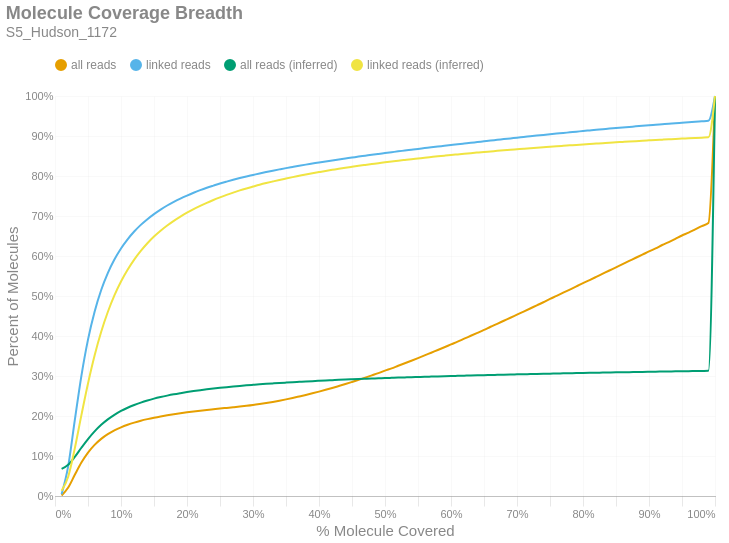

Notebook code for this chart:
### Markdown cell above
### Molecule Read Coverage
This chart shows molecule coverage breadth as computed by the number of bases aligned to that molecule. In other words, "*how much of each unique long molecule is actually sequenced/aligned?*" Keep in mind there is a distinction between sequences and alignments, since some sequences belonging to a particular molecule may not align well and wouldn't appear in the alignment data. This chart also shows molecule coverage breadth as computed by the *inferred fragment* from which the aligned sequences originate. Unlike read coverage, this calculation takes into account the total insert size, including unsequenced gaps between the forward and reverse reads. Like the previous figures, these are cumulative percents.

### Code cell
if SKIPLR:
    print_html(f"Skipped")
else:
    binned_df = consolidated_hist(valids['coverage_bp'], mask, 0.01, True)
    binned_df_inf = consolidated_hist(valids['coverage_inserts'], mask, 0.01, True)
    binned_df = binned_df.with_columns(pl.lit(binned_df_inf['all reads (cumsum)']).alias('all reads (inferred)'))
    binned_df = binned_df.with_columns(pl.lit(binned_df_inf['linked reads (cumsum)']).alias('linked reads (inferred)'))
    binned_df = binned_df.with_columns(
        (pl.col('bin').cast(pl.Float64) + 0.01).alias('right_edge')
    )

    with SafeRender(binned_df):
        (
            density_plot(binned_df, 'Molecule Coverage Breadth', samplename, 'molcov', ['all reads (inferred)','linked reads (inferred)'])
            .encode(
                #x=alt.X('bin:Q', title="% Molecule Covered").axis(format = '%').scale(padding=0),
                x=alt.X('right_edge:Q', title="% Molecule Covered").axis(format='%').scale(padding=0),
                y=alt.Y('value:Q', title='Percent of Molecules')
                    .axis(format='%')
                    .stack(False)
                    .scale(domainMin=0, padding=0),
                color=alt.Color("key:N").scale(domain = ["all reads", "linked reads", "all reads (inferred)", "linked reads (inferred)"]),
                tooltip = [
                    alt.Tooltip("key:N", title = "Data Type"),
                    alt.Tooltip("range_label:N", title="% Molecule Covered"),
                    alt.Tooltip("value:Q", format = ".2%", title="% Molecules")
                ]
            )
        ).display()

### Figure 1 — Vega-Lite specification as saved in the notebook (floating-point values rounded to 4 significant figures)
{"width": "container", "height": 400, "config": {"title": {"anchor": "start", "dy": -15, "fontSize": 18, "color": "#888888", "subtitleColor": "#888888", "subtitleFontSize": 14}, "arc": {"fill": "#0072B2"}, "axis": {"domainColor": "#888888", "domainWidth": 0.5, "gridWidth": 0.2, "grid": false, "titleFontWeight": 400, "titleFontSize": 15, "labelFontSize": 11, "labelColor": "#888888", "tickColor": "#888888", "tickWidth": 0.2, "titleColor": "#888888"}, "axisBand": {"grid": false}, "axisX": {"grid": true, "tickSize": 10, "domainCap": "round"}, "axisY": {"domain": false, "grid": true, "tickSize": 0, "domainCap": "round"}, "background": "transparent", "header": {"labelFontSize": 15, "labelColor": "#888888", "titleFontSize": 15, "titleFontWeight": 600, "titleColor": "#888888"}, "legend": {"labelFont": "sans-serif", "labelFontSize": 12, "labelColor": "#888888", "symbolSize": 100, "symbolType": "circle", "titleFontSize": 12, "titlePadding": 10, "titleColor": "#888888", "title": null, "orient": "top"}, "range": {"category": ["#E69F00", "#56B4E9", "#009E73", "#F0E442", "#0072B2", "#D55E00", "#CC79A7", "#000000"], "diverging": ["#cfe8f3", "#a2d4ec", "#73bfe2", "#46abdb", "#1696d2", "#12719e"]}, "area": {"fill": "#0072B2", "fillOpacity": 0.7, "line": true, "strokeOpacity": 0.7}, "line": {"color": "#0072B2", "stroke": "#0072B2", "strokeWidth": 2}, "trail": {"color": "#0072B2", "stroke": "#0072B2", "strokeWidth": 0, "size": 1}, "point": {"filled": true, "fillOpacity": 1.0, "size": 95}, "text": {"color": "#888888", "fontSize": 11, "align": "right", "fontWeight": 400, "size": 11}, "bar": {"fill": "#0072B2", "stroke": null}, "view": {"stroke": null, "continuousWidth": 660, "continuousHeight": 400}}, "data": {"name": "data-3058ba21db53d77846db0041700e6c96"}, "mark": {"type": "line", "interpolate": "monotone", "point": {"opacity": 0, "size": 275}}, "encoding": {"color": {"field": "key", "scale": {"domain": ["all reads", "linked reads", "all reads (inferred)", "linked reads (inferred)"]}, "type": "nominal"}, "tooltip": [{"field": "key", "title": "Data Type", "type": "nominal"}, {"field": "range_label", "title": "% Molecule Covered", "type": "nominal"}, {"field": "value", "format": ".2%", "title": "% Molecules", "type": "quantitative"}], "x": {"axis": {"format": "%"}, "field": "right_edge", "scale": {"padding": 0}, "title": "% Molecule Covered", "type": "quantitative"}, "y": {"axis": {"format": "%"}, "field": "value", "scale": {"domainMin": 0, "padding": 0}, "stack": false, "title": "Percent of Molecules", "type": "quantitative"}}, "params": [{"name": "param_c36ac31b6afebe62", "select": {"type": "point", "fields": ["key"]}, "bind": "legend"}], "title": {"text": "Molecule Coverage Breadth", "subtitle": "S5_Hudson_1172"}, "transform": [{"fold": ["all reads (cumsum)", "linked reads (cumsum)", "all reads (inferred)", "linked reads (inferred)"]}, {"calculate": "replace(datum.key, ' (cumsum)', '')", "as": "key"}, {"filter": {"param": "param_c36ac31b6afebe62"}}], "usermeta": {"embedOptions": {"downloadFileName": "S5_Hudson_1172.molcov"}}, "$schema": "https://vega.github.io/schema/vega-lite/v6.1.0.json", "datasets": {"data-3058ba21db53d77846db0041700e6c96": [{"bin": "0.0", "interval": "0.0-0.01", "all reads": 0.001384, "linked reads": 0.004323, "all reads (cumsum)": 0.001384, "linked reads (cumsum)": 0.004323, "range_label": "0.0-0.01", "all reads (inferred)": 0.06789, "linked reads (inferred)": 0.01299, "right_edge": 0.01}, {"bin": "0.01", "interval": "0.01-0.02", "all reads": 0.01974, "linked reads": 0.07031, "all reads (cumsum)": 0.02113, "linked reads (cumsum)": 0.07464, "range_label": "0.01-0.02", "all reads (inferred)": 0.07799, "linked reads (inferred)": 0.04814, "right_edge": 0.02}, {"bin": "0.02", "interval": "0.02-0.03", "all reads": 0.03184, "linked reads": 0.1149, "all reads (cumsum)": 0.05296, "linked reads (cumsum)": 0.1896, "range_label": "0.02-0.03", "all reads (inferred)": 0.0977, "linked reads (inferred)": 0.119, "right_edge": 0.03}, {"bin": "0.03", "interval": "0.03-0.04", "all reads": 0.03065, "linked reads": 0.1109, "all reads (cumsum)": 0.08361, "linked reads (cumsum)": 0.3005, "range_label": "0.03-0.04", "all reads (inferred)": 0.1206, "linked reads (inferred)": 0.2022, "right_edge": 0.04}, {"bin": "0.04", "interval": "0.04-0.05", "all reads": 0.02494, "linked reads": 0.09037, "all reads (cumsum)": 0.1085, "linked reads (cumsum)": 0.3909, "range_label": "0.04-0.05", "all reads (inferred)": 0.1425, "linked reads (inferred)": 0.2814, "right_edge": 0.05}, {"bin": "0.05", "interval": "0.05-0.06", "all reads": 0.01931, "linked reads": 0.06984, "all reads (cumsum)": 0.1279, "linked reads (cumsum)": 0.4607, "range_label": "0.05-0.06", "all reads (inferred)": 0.1617, "linked reads (inferred)": 0.3513, "right_edge": 0.06}, {"bin": "0.06", "interval": "0.06-0.07", "all reads": 0.015, "linked reads": 0.05427, "all reads (cumsum)": 0.1429, "linked reads (cumsum)": 0.515, "range_label": "0.06-0.07", "all reads (inferred)": 0.178, "linked reads (inferred)": 0.4106, "right_edge": 0.07}, {"bin": "0.07", "interval": "0.07-0.08", "all reads": 0.0117, "linked reads": 0.04224, "all reads (cumsum)": 0.1546, "linked reads (cumsum)": 0.5572, "range_label": "0.07-0.08", "all reads (inferred)": 0.1915, "linked reads (inferred)": 0.46, "right_edge": 0.08}, {"bin": "0.08", "interval": "0.08-0.09", "all reads": 0.009393, "linked reads": 0.03391, "all reads (cumsum)": 0.1639, "linked reads (cumsum)": 0.5911, "range_label": "0.08-0.09", "all reads (inferred)": 0.203, "linked reads (inferred)": 0.5017, "right_edge": 0.09}, {"bin": "0.09", "interval": "0.09-0.1", "all reads": 0.007702, "linked reads": 0.0277, "all reads (cumsum)": 0.1716, "linked reads (cumsum)": 0.6188, "range_label": "0.09-0.1", "all reads (inferred)": 0.2125, "linked reads (inferred)": 0.5364, "right_edge": 0.1}, {"bin": "0.1", "interval": "0.1-0.11", "all reads": 0.006382, "linked reads": 0.02284, "all reads (cumsum)": 0.178, "linked reads (cumsum)": 0.6417, "range_label": "0.1-0.11", "all reads (inferred)": 0.2206, "linked reads (inferred)": 0.5656, "right_edge": 0.11}, {"bin": "0.11", "interval": "0.11-0.12", "all reads": 0.005436, "linked reads": 0.01945, "all reads (cumsum)": 0.1835, "linked reads (cumsum)": 0.6611, "range_label": "0.11-0.12", "all reads (inferred)": 0.2276, "linked reads (inferred)": 0.5911, "right_edge": 0.12}, {"bin": "0.12", "interval": "0.12-0.13", "all reads": 0.004671, "linked reads": 0.01666, "all reads (cumsum)": 0.1881, "linked reads (cumsum)": 0.6778, "range_label": "0.12-0.13", "all reads (inferred)": 0.2335, "linked reads (inferred)": 0.6128, "right_edge": 0.13}, {"bin": "0.13", "interval": "0.13-0.14", "all reads": 0.004001, "linked reads": 0.01427, "all reads (cumsum)": 0.1921, "linked reads (cumsum)": 0.6921, "range_label": "0.13-0.14", "all reads (inferred)": 0.2388, "linked reads (inferred)": 0.6318, "right_edge": 0.14}, {"bin": "0.14", "interval": "0.14-0.15", "all reads": 0.003588, "linked reads": 0.01274, "all reads (cumsum)": 0.1957, "linked reads (cumsum)": 0.7048, "range_label": "0.14-0.15", "all reads (inferred)": 0.2434, "linked reads (inferred)": 0.6486, "right_edge": 0.15}, {"bin": "0.15", "interval": "0.15-0.16", "all reads": 0.003221, "linked reads": 0.01132, "all reads (cumsum)": 0.1989, "linked reads (cumsum)": 0.7161, "range_label": "0.15-0.16", "all reads (inferred)": 0.2474, "linked reads (inferred)": 0.6631, "right_edge": 0.16}, {"bin": "0.16", "interval": "0.16-0.17", "all reads": 0.002909, "linked reads": 0.01015, "all reads (cumsum)": 0.2019, "linked reads (cumsum)": 0.7263, "range_label": "0.16-0.17", "all reads (inferred)": 0.251, "linked reads (inferred)": 0.6761, "right_edge": 0.17}, {"bin": "0.17", "interval": "0.17-0.18", "all reads": 0.002618, "linked reads": 0.009005, "all reads (cumsum)": 0.2045, "linked reads (cumsum)": 0.7353, "range_label": "0.17-0.18", "all reads (inferred)": 0.2542, "linked reads (inferred)": 0.6879, "right_edge": 0.18}, {"bin": "0.18", "interval": "0.18-0.19", "all reads": 0.002415, "linked reads": 0.008264, "all reads (cumsum)": 0.2069, "linked reads (cumsum)": 0.7435, "range_label": "0.18-0.19", "all reads (inferred)": 0.2571, "linked reads (inferred)": 0.6984, "right_edge": 0.19}, {"bin": "0.19", "interval": "0.19-0.2", "all reads": 0.002226, "linked reads": 0.007511, "all reads (cumsum)": 0.2091, "linked reads (cumsum)": 0.751, "range_label": "0.19-0.2", "all reads (inferred)": 0.2598, "linked reads (inferred)": 0.7082, "right_edge": 0.2}, {"bin": "0.2", "interval": "0.2-0.21", "all reads": 0.002099, "linked reads": 0.006993, "all reads (cumsum)": 0.2112, "linked reads (cumsum)": 0.758, "range_label": "0.2-0.21", "all reads (inferred)": 0.2623, "linked reads (inferred)": 0.7172, "right_edge": 0.21}, {"bin": "0.21", "interval": "0.21-0.22", "all reads": 0.002002, "linked reads": 0.006502, "all reads (cumsum)": 0.2132, "linked reads (cumsum)": 0.7645, "range_label": "0.21-0.22", "all reads (inferred)": 0.2646, "linked reads (inferred)": 0.7253, "right_edge": 0.22}, {"bin": "0.22", "interval": "0.22-0.23", "all reads": 0.001871, "linked reads": 0.005971, "all reads (cumsum)": 0.2151, "linked reads (cumsum)": 0.7705, "range_label": "0.22-0.23", "all reads (inferred)": 0.2667, "linked reads (inferred)": 0.7329, "right_edge": 0.23}, {"bin": "0.23", "interval": "0.23-0.24", "all reads": 0.001768, "linked reads": 0.005431, "all reads (cumsum)": 0.2169, "linked reads (cumsum)": 0.7759, "range_label": "0.23-0.24", "all reads (inferred)": 0.2686, "linked reads (inferred)": 0.74, "right_edge": 0.24}, {"bin": "0.24", "interval": "0.24-0.25", "all reads": 0.001758, "linked reads": 0.005257, "all reads (cumsum)": 0.2186, "linked reads (cumsum)": 0.7812, "range_label": "0.24-0.25", "all reads (inferred)": 0.2704, "linked reads (inferred)": 0.7466, "right_edge": 0.25}, {"bin": "0.25", "interval": "0.25-0.26", "all reads": 0.001649, "linked reads": 0.004767, "all reads (cumsum)": 0.2203, "linked reads (cumsum)": 0.786, "range_label": "0.25-0.26", "all reads (inferred)": 0.2721, "linked reads (inferred)": 0.7528, "right_edge": 0.26}, {"bin": "0.26", "interval": "0.26-0.27", "all reads": 0.001646, "linked reads": 0.004551, "all reads (cumsum)": 0.2219, "linked reads (cumsum)": 0.7905, "range_label": "0.26-0.27", "all reads (inferred)": 0.2737, "linked reads (inferred)": 0.7585, "right_edge": 0.27}, {"bin": "0.27", "interval": "0.27-0.28", "all reads": 0.001699, "linked reads": 0.004301, "all reads (cumsum)": 0.2236, "linked reads (cumsum)": 0.7948, "range_label": "0.27-0.28", "all reads (inferred)": 0.2753, "linked reads (inferred)": 0.764, "right_edge": 0.28}, {"bin": "0.28", "interval": "0.28-0.29", "all reads": 0.001838, "linked reads": 0.004048, "all reads (cumsum)": 0.2254, "linked reads (cumsum)": 0.7989, "range_label": "0.28-0.29", "all reads (inferred)": 0.2766, "linked reads (inferred)": 0.7689, "right_edge": 0.29}, {"bin": "0.29", "interval": "0.29-0.3", "all reads": 0.002041, "linked reads": 0.003741, "all reads (cumsum)": 0.2275, "linked reads (cumsum)": 0.8026, "range_label": "0.29-0.3", "all reads (inferred)": 0.2779, "linked reads (inferred)": 0.7736, "right_edge": 0.3}, {"bin": "0.3", "interval": "0.3-0.31", "all reads": 0.002366, "linked reads": 0.003806, "all reads (cumsum)": 0.2298, "linked reads (cumsum)": 0.8064, "range_label": "0.3-0.31", "all reads (inferred)": 0.2792, "linked reads (inferred)": 0.7781, "right_edge": 0.31}, {"bin": "0.31", "interval": "0.31-0.32", "all reads": 0.002561, "linked reads": 0.0035, "all reads (cumsum)": 0.2324, "linked reads (cumsum)": 0.8099, "range_label": "0.31-0.32", "all reads (inferred)": 0.2803, "linked reads (inferred)": 0.7824, "right_edge": 0.32}, {"bin": "0.32", "interval": "0.32-0.33", "all reads": 0.002842, "linked reads": 0.003353, "all reads (cumsum)": 0.2353, "linked reads (cumsum)": 0.8133, "range_label": "0.32-0.33", "all reads (inferred)": 0.2814, "linked reads (inferred)": 0.7863, "right_edge": 0.33}, {"bin": "0.33", "interval": "0.33-0.34", "all reads": 0.00307, "linked reads": 0.003262, "all reads (cumsum)": 0.2383, "linked reads (cumsum)": 0.8165, "range_label": "0.33-0.34", "all reads (inferred)": 0.2825, "linked reads (inferred)": 0.7901, "right_edge": 0.34}, {"bin": "0.34", "interval": "0.34-0.35", "all reads": 0.003261, "linked reads": 0.003186, "all reads (cumsum)": 0.2416, "linked reads (cumsum)": 0.8197, "range_label": "0.34-0.35", "all reads (inferred)": 0.2835, "linked reads (inferred)": 0.7937, "right_edge": 0.35}, {"bin": "0.35", "interval": "0.35-0.36", "all reads": 0.003424, "linked reads": 0.002954, "all reads (cumsum)": 0.245, "linked reads (cumsum)": 0.8227, "range_label": "0.35-0.36", "all reads (inferred)": 0.2845, "linked reads (inferred)": 0.7971, "right_edge": 0.36}, {"bin": "0.36", "interval": "0.36-0.37", "all reads": 0.003741, "linked reads": 0.002919, "all reads (cumsum)": 0.2487, "linked reads (cumsum)": 0.8256, "range_label": "0.36-0.37", "all reads (inferred)": 0.2854, "linked reads (inferred)": 0.8004, "right_edge": 0.37}, {"bin": "0.37", "interval": "0.37-0.38", "all reads": 0.003816, "linked reads": 0.002825, "all reads (cumsum)": 0.2526, "linked reads (cumsum)": 0.8284, "range_label": "0.37-0.38", "all reads (inferred)": 0.2863, "linked reads (inferred)": 0.8037, "right_edge": 0.38}, {"bin": "0.38", "interval": "0.38-0.39", "all reads": 0.004072, "linked reads": 0.002695, "all reads (cumsum)": 0.2566, "linked reads (cumsum)": 0.8311, "range_label": "0.38-0.39", "all reads (inferred)": 0.2872, "linked reads (inferred)": 0.8069, "right_edge": 0.39}, {"bin": "0.39", "interval": "0.39-0.4", "all reads": 0.004323, "linked reads": 0.002749, "all reads (cumsum)": 0.261, "linked reads (cumsum)": 0.8338, "range_label": "0.39-0.4", "all reads (inferred)": 0.288, "linked reads (inferred)": 0.8098, "right_edge": 0.4}, {"bin": "0.4", "interval": "0.4-0.41", "all reads": 0.004463, "linked reads": 0.002614, "all reads (cumsum)": 0.2654, "linked reads (cumsum)": 0.8365, "range_label": "0.4-0.41", "all reads (inferred)": 0.2888, "linked reads (inferred)": 0.8127, "right_edge": 0.41}, {"bin": "0.41", "interval": "0.41-0.42", "all reads": 0.00462, "linked reads": 0.0025, "all reads (cumsum)": 0.27, "linked reads (cumsum)": 0.839, "range_label": "0.41-0.42", "all reads (inferred)": 0.2896, "linked reads (inferred)": 0.8154, "right_edge": 0.42}, {"bin": "0.42", "interval": "0.42-0.43", "all reads": 0.004878, "linked reads": 0.002474, "all reads (cumsum)": 0.2749, "linked reads (cumsum)": 0.8414, "range_label": "0.42-0.43", "all reads (inferred)": 0.2903, "linked reads (inferred)": 0.8182, "right_edge": 0.43}, {"bin": "0.43", "interval": "0.43-0.44", "all reads": 0.004949, "linked reads": 0.002342, "all reads (cumsum)": 0.2799, "linked reads (cumsum)": 0.8438, "range_label": "0.43-0.44", "all reads (inferred)": 0.291, "linked reads (inferred)": 0.8207, "right_edge": 0.44}, {"bin": "0.44", "interval": "0.44-0.45", "all reads": 0.005268, "linked reads": 0.002322, "all reads (cumsum)": 0.2851, "linked reads (cumsum)": 0.8461, "range_label": "0.44-0.45", "all reads (inferred)": 0.2917, "linked reads (inferred)": 0.8231, "right_edge": 0.45}, {"bin": "0.45", "interval": "0.45-0.46", "all reads": 0.005409, "linked reads": 0.00237, "all reads (cumsum)": 0.2905, "linked reads (cumsum)": 0.8485, "range_label": "0.45-0.46", "all reads (inferred)": 0.2924, "linked reads (inferred)": 0.8254, "right_edge": 0.46}, {"bin": "0.46", "interval": "0.46-0.47", "all reads": 0.005417, "linked reads": 0.002251, "all reads (cumsum)": 0.296, "linked reads (cumsum)": 0.8507, "range_label": "0.46-0.47", "all reads (inferred)": 0.293, "linked reads (inferred)": 0.8276, "right_edge": 0.47}, {"bin": "0.47", "interval": "0.47-0.48", "all reads": 0.005658, "linked reads": 0.002288, "all reads (cumsum)": 0.3016, "linked reads (cumsum)": 0.853, "range_label": "0.47-0.48", "all reads (inferred)": 0.2936, "linked reads (inferred)": 0.8298, "right_edge": 0.48}, {"bin": "0.48", "interval": "0.48-0.49", "all reads": 0.005538, "linked reads": 0.00217, "all reads (cumsum)": 0.3072, "linked reads (cumsum)": 0.8552, "range_label": "0.48-0.49", "all reads (inferred)": 0.2942, "linked reads (inferred)": 0.832, "right_edge": 0.49}, {"bin": "0.49", "interval": "0.49-0.5", "all reads": 0.00634, "linked reads": 0.002126, "all reads (cumsum)": 0.3135, "linked reads (cumsum)": 0.8573, "range_label": "0.49-0.5", "all reads (inferred)": 0.2948, "linked reads (inferred)": 0.8343, "right_edge": 0.5}, {"bin": "0.5", "interval": "0.5-0.51", "all reads": 0.005588, "linked reads": 0.002147, "all reads (cumsum)": 0.3191, "linked reads (cumsum)": 0.8595, "range_label": "0.5-0.51", "all reads (inferred)": 0.2954, "linked reads (inferred)": 0.8363, "right_edge": 0.51}, {"bin": "0.51", "interval": "0.51-0.52", "all reads": 0.00646, "linked reads": 0.002179, "all reads (cumsum)": 0.3255, "linked reads (cumsum)": 0.8616, "range_label": "0.51-0.52", "all reads (inferred)": 0.296, "linked reads (inferred)": 0.8383, "right_edge": 0.52}, {"bin": "0.52", "interval": "0.52-0.53", "all reads": 0.00624, "linked reads": 0.00202, "all reads (cumsum)": 0.3318, "linked reads (cumsum)": 0.8637, "range_label": "0.52-0.53", "all reads (inferred)": 0.2965, "linked reads (inferred)": 0.8402, "right_edge": 0.53}, {"bin": "0.53", "interval": "0.53-0.54", "all reads": 0.006448, "linked reads": 0.002076, "all reads (cumsum)": 0.3382, "linked reads (cumsum)": 0.8657, "range_label": "0.53-0.54", "all reads (inferred)": 0.2971, "linked reads (inferred)": 0.8421, "right_edge": 0.54}, {"bin": "0.54", "interval": "0.54-0.55", "all reads": 0.00653, "linked reads": 0.002062, "all reads (cumsum)": 0.3448, "linked reads (cumsum)": 0.8678, "range_label": "0.54-0.55", "all reads (inferred)": 0.2976, "linked reads (inferred)": 0.8439, "right_edge": 0.55}, {"bin": "0.55", "interval": "0.55-0.56", "all reads": 0.006634, "linked reads": 0.001972, "all reads (cumsum)": 0.3514, "linked reads (cumsum)": 0.8698, "range_label": "0.55-0.56", "all reads (inferred)": 0.2981, "linked reads (inferred)": 0.8457, "right_edge": 0.56}, {"bin": "0.56", "interval": "0.56-0.57", "all reads": 0.00683, "linked reads": 0.002012, "all reads (cumsum)": 0.3582, "linked reads (cumsum)": 0.8718, "range_label": "0.56-0.57", "all reads (inferred)": 0.2986, "linked reads (inferred)": 0.8474, "right_edge": 0.57}, {"bin": "0.57", "interval": "0.57-0.58", "all reads": 0.006726, "linked reads": 0.00191, "all reads (cumsum)": 0.365, "linked reads (cumsum)": 0.8737, "range_label": "0.57-0.58", "all reads (inferred)": 0.299, "linked reads (inferred)": 0.8491, "right_edge": 0.58}, {"bin": "0.58", "interval": "0.58-0.59", "all reads": 0.00687, "linked reads": 0.001816, "all reads (cumsum)": 0.3718, "linked reads (cumsum)": 0.8755, "range_label": "0.58-0.59", "all reads (inferred)": 0.2995, "linked reads (inferred)": 0.8508, "right_edge": 0.59}, {"bin": "0.59", "interval": "0.59-0.6", "all reads": 0.007125, "linked reads": 0.001908, "all reads (cumsum)": 0.379, "linked reads (cumsum)": 0.8774, "range_label": "0.59-0.6", "all reads (inferred)": 0.3, "linked reads (inferred)": 0.8525, "right_edge": 0.6}, {"bin": "0.6", "interval": "0.6-0.61", "all reads": 0.006957, "linked reads": 0.001902, "all reads (cumsum)": 0.3859, "linked reads (cumsum)": 0.8793, "range_label": "0.6-0.61", "all reads (inferred)": 0.3004, "linked reads (inferred)": 0.8541, "right_edge": 0.61}, {"bin": "0.61", "interval": "0.61-0.62", "all reads": 0.007351, "linked reads": 0.001848, "all reads (cumsum)": 0.3933, "linked reads (cumsum)": 0.8812, "range_label": "0.61-0.62", "all reads (inferred)": 0.3009, "linked reads (inferred)": 0.8556, "right_edge": 0.62}, {"bin": "0.62", "interval": "0.62-0.63", "all reads": 0.007282, "linked reads": 0.001833, "all reads (cumsum)": 0.4005, "linked reads (cumsum)": 0.883, "range_label": "0.62-0.63", "all reads (inferred)": 0.3013, "linked reads (inferred)": 0.8571, "right_edge": 0.63}, {"bin": "0.63", "interval": "0.63-0.64", "all reads": 0.007314, "linked reads": 0.001918, "all reads (cumsum)": 0.4079, "linked reads (cumsum)": 0.8849, "range_label": "0.63-0.64", "all reads (inferred)": 0.3017, "linked reads (inferred)": 0.8586, "right_edge": 0.64}, {"bin": "0.64", "interval": "0.64-0.65", "all reads": 0.007377, "linked reads": 0.001868, "all reads (cumsum)": 0.4152, "linked reads (cumsum)": 0.8868, "range_label": "0.64-0.65", "all reads (inferred)": 0.3021, "linked reads (inferred)": 0.8601, "right_edge": 0.65}, {"bin": "0.65", "interval": "0.65-0.66", "all reads": 0.007832, "linked reads": 0.001911, "all reads (cumsum)": 0.4231, "linked reads (cumsum)": 0.8887, "range_label": "0.65-0.66", "all reads (inferred)": 0.3025, "linked reads (inferred)": 0.8615, "right_edge": 0.66}, {"bin": "0.66", "interval": "0.66-0.67", "all reads": 0.007436, "linked reads": 0.001713, "all reads (cumsum)": 0.4305, "linked reads (cumsum)": 0.8904, "range_label": "0.66-0.67", "all reads (inferred)": 0.3029, "linked reads (inferred)": 0.8629, "right_edge": 0.67}, {"bin": "0.67", "interval": "0.67-0.68", "all reads": 0.007643, "linked reads": 0.001828, "all reads (cumsum)": 0.4381, "linked reads (cumsum)": 0.8922, "range_label": "0.67-0.68", "all reads (inferred)": 0.3033, "linked reads (inferred)": 0.8643, "right_edge": 0.68}, {"bin": "0.68", "interval": "0.68-0.69", "all reads": 0.007455, "linked reads": 0.001742, "all reads (cumsum)": 0.4456, "linked reads (cumsum)": 0.894, "range_label": "0.68-0.69", "all reads (inferred)": 0.3037, "linked reads (inferred)": 0.8656, "right_edge": 0.69}, {"bin": "0.69", "interval": "0.69-0.7", "all reads": 0.00776, "linked reads": 0.001817, "all reads (cumsum)": 0.4534, "linked reads (cumsum)": 0.8958, "range_label": "0.69-0.7", "all reads (inferred)": 0.3041, "linked reads (inferred)": 0.8669, "right_edge": 0.7}, {"bin": "0.7", "interval": "0.7-0.71", "all reads": 0.007563, "linked reads": 0.001709, "all reads (cumsum)": 0.4609, "linked reads (cumsum)": 0.8975, "range_label": "0.7-0.71", "all reads (inferred)": 0.3045, "linked reads (inferred)": 0.8682, "right_edge": 0.71}, {"bin": "0.71", "interval": "0.71-0.72", "all reads": 0.007795, "linked reads": 0.001772, "all reads (cumsum)": 0.4687, "linked reads (cumsum)": 0.8993, "range_label": "0.71-0.72", "all reads (inferred)": 0.3048, "linked reads (inferred)": 0.8695, "right_edge": 0.72}, {"bin": "0.72", "interval": "0.72-0.73", "all reads": 0.007946, "linked reads": 0.001739, "all reads (cumsum)": 0.4767, "linked reads (cumsum)": 0.901, "range_label": "0.72-0.73", "all reads (inferred)": 0.3052, "linked reads (inferred)": 0.8708, "right_edge": 0.73}, {"bin": "0.73", "interval": "0.73-0.74", "all reads": 0.007728, "linked reads": 0.001705, "all reads (cumsum)": 0.4844, "linked reads (cumsum)": 0.9027, "range_label": "0.73-0.74", "all reads (inferred)": 0.3056, "linked reads (inferred)": 0.872, "right_edge": 0.74}, {"bin": "0.74", "interval": "0.74-0.75", "all reads": 0.008201, "linked reads": 0.001668, "all reads (cumsum)": 0.4926, "linked reads (cumsum)": 0.9044, "range_label": "0.74-0.75", "all reads (inferred)": 0.3059, "linked reads (inferred)": 0.8731, "right_edge": 0.75}, {"bin": "0.75", "interval": "0.75-0.76", "all reads": 0.007674, "linked reads": 0.001617, "all reads (cumsum)": 0.5003, "linked reads (cumsum)": 0.906, "range_label": "0.75-0.76", "all reads (inferred)": 0.3062, "linked reads (inferred)": 0.8744, "right_edge": 0.76}, {"bin": "0.76", "interval": "0.76-0.77", "all reads": 0.00797, "linked reads": 0.001513, "all reads (cumsum)": 0.5082, "linked reads (cumsum)": 0.9075, "range_label": "0.76-0.77", "all reads (inferred)": 0.3066, "linked reads (inferred)": 0.8755, "right_edge": 0.77}, {"bin": "0.77", "interval": "0.77-0.78", "all reads": 0.007813, "linked reads": 0.001662, "all reads (cumsum)": 0.516, "linked reads (cumsum)": 0.9092, "range_label": "0.77-0.78", "all reads (inferred)": 0.3069, "linked reads (inferred)": 0.8766, "right_edge": 0.78}, {"bin": "0.78", "interval": "0.78-0.79", "all reads": 0.007953, "linked reads": 0.001593, "all reads (cumsum)": 0.524, "linked reads (cumsum)": 0.9108, "range_label": "0.78-0.79", "all reads (inferred)": 0.3072, "linked reads (inferred)": 0.8778, "right_edge": 0.79}, {"bin": "0.79", "interval": "0.79-0.8", "all reads": 0.00829, "linked reads": 0.001739, "all reads (cumsum)": 0.5323, "linked reads (cumsum)": 0.9125, "range_label": "0.79-0.8", "all reads (inferred)": 0.3076, "linked reads (inferred)": 0.8789, "right_edge": 0.8}, {"bin": "0.8", "interval": "0.8-0.81", "all reads": 0.007628, "linked reads": 0.001492, "all reads (cumsum)": 0.5399, "linked reads (cumsum)": 0.914, "range_label": "0.8-0.81", "all reads (inferred)": 0.3079, "linked reads (inferred)": 0.88, "right_edge": 0.81}, {"bin": "0.81", "interval": "0.81-0.82", "all reads": 0.007901, "linked reads": 0.001488, "all reads (cumsum)": 0.5478, "linked reads (cumsum)": 0.9155, "range_label": "0.81-0.82", "all reads (inferred)": 0.3082, "linked reads (inferred)": 0.881, "right_edge": 0.82}, {"bin": "0.82", "interval": "0.82-0.83", "all reads": 0.007982, "linked reads": 0.001455, "all reads (cumsum)": 0.5558, "linked reads (cumsum)": 0.9169, "range_label": "0.82-0.83", "all reads (inferred)": 0.3085, "linked reads (inferred)": 0.8821, "right_edge": 0.83}, {"bin": "0.83", "interval": "0.83-0.84", "all reads": 0.007974, "linked reads": 0.001526, "all reads (cumsum)": 0.5638, "linked reads (cumsum)": 0.9185, "range_label": "0.83-0.84", "all reads (inferred)": 0.3088, "linked reads (inferred)": 0.8831, "right_edge": 0.84}, {"bin": "0.84", "interval": "0.84-0.85", "all reads": 0.007842, "linked reads": 0.001387, "all reads (cumsum)": 0.5716, "linked reads (cumsum)": 0.9199, "range_label": "0.84-0.85", "all reads (inferred)": 0.3091, "linked reads (inferred)": 0.8841, "right_edge": 0.85}, {"bin": "0.85", "interval": "0.85-0.86", "all reads": 0.008071, "linked reads": 0.001467, "all reads (cumsum)": 0.5797, "linked reads (cumsum)": 0.9213, "range_label": "0.85-0.86", "all reads (inferred)": 0.3094, "linked reads (inferred)": 0.8852, "right_edge": 0.86}, {"bin": "0.86", "interval": "0.86-0.87", "all reads": 0.007916, "linked reads": 0.001398, "all reads (cumsum)": 0.5876, "linked reads (cumsum)": 0.9227, "range_label": "0.86-0.87", "all reads (inferred)": 0.3097, "linked reads (inferred)": 0.8862, "right_edge": 0.87}, {"bin": "0.87", "interval": "0.87-0.88", "all reads": 0.008013, "linked reads": 0.001355, "all reads (cumsum)": 0.5956, "linked reads (cumsum)": 0.9241, "range_label": "0.87-0.88", "all reads (inferred)": 0.31, "linked reads (inferred)": 0.8872, "right_edge": 0.88}, {"bin": "0.88", "interval": "0.88-0.89", "all reads": 0.007774, "linked reads": 0.001396, "all reads (cumsum)": 0.6034, "linked reads (cumsum)": 0.9255, "range_label": "0.88-0.89", "all reads (inferred)": 0.3102, "linked reads (inferred)": 0.8881, "right_edge": 0.89}, {"bin": "0.89", "interval": "0.89-0.9", "all reads": 0.008047, "linked reads": 0.001349, "all reads (cumsum)": 0.6114, "linked reads (cumsum)": 0.9268, "range_label": "0.89-0.9", "all reads (inferred)": 0.3105, "linked reads (inferred)": 0.8891, "right_edge": 0.9}, {"bin": "0.9", "interval": "0.9-0.91", "all reads": 0.007442, "linked reads": 0.001269, "all reads (cumsum)": 0.6189, "linked reads (cumsum)": 0.9281, "range_label": "0.9-0.91", "all reads (inferred)": 0.3108, "linked reads (inferred)": 0.89, "right_edge": 0.91}, {"bin": "0.91", "interval": "0.91-0.92", "all reads": 0.008598, "linked reads": 0.001295, "all reads (cumsum)": 0.6275, "linked reads (cumsum)": 0.9294, "range_label": "0.91-0.92", "all reads (inferred)": 0.3111, "linked reads (inferred)": 0.8909, "right_edge": 0.92}, {"bin": "0.92", "interval": "0.92-0.93", "all reads": 0.007223, "linked reads": 0.001282, "all reads (cumsum)": 0.6347, "linked reads (cumsum)": 0.9307, "range_label": "0.92-0.93", "all reads (inferred)": 0.3113, "linked reads (inferred)": 0.8918, "right_edge": 0.93}, {"bin": "0.93", "interval": "0.93-0.94", "all reads": 0.007971, "linked reads": 0.001387, "all reads (cumsum)": 0.6427, "linked reads (cumsum)": 0.9321, "range_label": "0.93-0.94", "all reads (inferred)": 0.3116, "linked reads (inferred)": 0.8926, "right_edge": 0.94}, {"bin": "0.94", "interval": "0.94-0.95", "all reads": 0.008515, "linked reads": 0.001208, "all reads (cumsum)": 0.6512, "linked reads (cumsum)": 0.9333, "range_label": "0.94-0.95", "all reads (inferred)": 0.3118, "linked reads (inferred)": 0.8935, "right_edge": 0.95}, {"bin": "0.95", "interval": "0.95-0.96", "all reads": 0.007094, "linked reads": 0.001251, "all reads (cumsum)": 0.6583, "linked reads (cumsum)": 0.9345, "range_label": "0.95-0.96", "all reads (inferred)": 0.3121, "linked reads (inferred)": 0.8943, "right_edge": 0.96}, {"bin": "0.96", "interval": "0.96-0.97", "all reads": 0.008219, "linked reads": 0.001204, "all reads (cumsum)": 0.6665, "linked reads (cumsum)": 0.9357, "range_label": "0.96-0.97", "all reads (inferred)": 0.3124, "linked reads (inferred)": 0.8951, "right_edge": 0.97}, {"bin": "0.97", "interval": "0.97-0.98", "all reads": 0.008293, "linked reads": 0.001116, "all reads (cumsum)": 0.6748, "linked reads (cumsum)": 0.9368, "range_label": "0.97-0.98", "all reads (inferred)": 0.3126, "linked reads (inferred)": 0.8959, "right_edge": 0.98}, {"bin": "0.98", "interval": "0.98-0.99", "all reads": 0.007498, "linked reads": 0.001161, "all reads (cumsum)": 0.6823, "linked reads (cumsum)": 0.938, "range_label": "0.98-0.99", "all reads (inferred)": 0.3129, "linked reads (inferred)": 0.8966, "right_edge": 0.99}, {"bin": "0.99", "interval": "0.99-1.0", "all reads": 0.3177, "linked reads": 0.06201, "all reads (cumsum)": 1.0, "linked reads (cumsum)": 1.0, "range_label": "0.99-1.0", "all reads (inferred)": 1.0, "linked reads (inferred)": 1.0, "right_edge": 1.0}]}}
